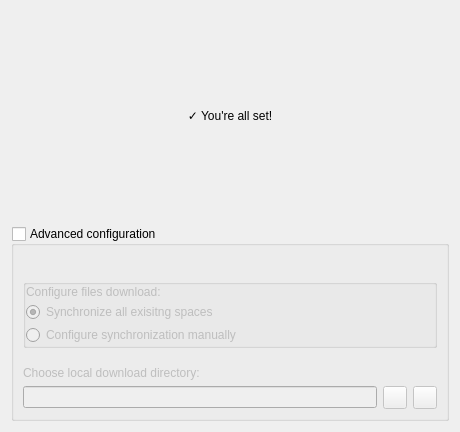
<?xml version="1.0" encoding="UTF-8"?>
<ui version="4.0">
 <class>AccountConfiguredWizardPage</class>
 <widget class="QWidget" name="AccountConfiguredWizardPage">
  <property name="geometry">
   <rect>
    <x>0</x>
    <y>0</y>
    <width>460</width>
    <height>432</height>
   </rect>
  </property>
  <layout class="QVBoxLayout" name="verticalLayout">
   <item>
    <spacer name="verticalSpacer">
     <property name="orientation">
      <enum>Qt::Orientation::Vertical</enum>
     </property>
     <property name="sizeType">
      <enum>QSizePolicy::Policy::MinimumExpanding</enum>
     </property>
     <property name="sizeHint" stdset="0">
      <size>
       <width>20</width>
       <height>20</height>
      </size>
     </property>
    </spacer>
   </item>
   <item>
    <widget class="QLabel" name="youreAllSetLabel">
     <property name="text">
      <string>✓ You're all set!</string>
     </property>
     <property name="alignment">
      <set>Qt::AlignmentFlag::AlignCenter</set>
     </property>
    </widget>
   </item>
   <item>
    <spacer name="verticalSpacer_2">
     <property name="orientation">
      <enum>Qt::Orientation::Vertical</enum>
     </property>
     <property name="sizeType">
      <enum>QSizePolicy::Policy::MinimumExpanding</enum>
     </property>
     <property name="sizeHint" stdset="0">
      <size>
       <width>20</width>
       <height>20</height>
      </size>
     </property>
    </spacer>
   </item>
   <item>
    <widget class="QGroupBox" name="advancedConfigGroupBox">
     <property name="enabled">
      <bool>true</bool>
     </property>
     <property name="sizePolicy">
      <sizepolicy hsizetype="Preferred" vsizetype="Maximum">
       <horstretch>0</horstretch>
       <verstretch>0</verstretch>
      </sizepolicy>
     </property>
     <property name="title">
      <string>Advanced configuration</string>
     </property>
     <property name="flat">
      <bool>false</bool>
     </property>
     <property name="checkable">
      <bool>true</bool>
     </property>
     <property name="checked">
      <bool>false</bool>
     </property>
     <layout class="QHBoxLayout" name="horizontalLayout">
      <property name="spacing">
       <number>60</number>
      </property>
      <property name="leftMargin">
       <number>0</number>
      </property>
      <property name="topMargin">
       <number>24</number>
      </property>
      <property name="rightMargin">
       <number>0</number>
      </property>
      <property name="bottomMargin">
       <number>0</number>
      </property>
      <item>
       <widget class="QWidget" name="advancedConfigGroupBoxContentWidget" native="true">
        <layout class="QVBoxLayout" name="verticalLayout_4">
         <property name="spacing">
          <number>18</number>
         </property>
         <property name="leftMargin">
          <number>9</number>
         </property>
         <property name="topMargin">
          <number>9</number>
         </property>
         <property name="rightMargin">
          <number>9</number>
         </property>
         <property name="bottomMargin">
          <number>9</number>
         </property>
         <item>
          <widget class="QGroupBox" name="syncModeGroupBox">
           <property name="title">
            <string/>
           </property>
           <property name="flat">
            <bool>true</bool>
           </property>
           <layout class="QVBoxLayout" name="syncModeGroupBoxLayout">
            <property name="spacing">
             <number>3</number>
            </property>
            <property name="leftMargin">
             <number>0</number>
            </property>
            <property name="topMargin">
             <number>0</number>
            </property>
            <property name="rightMargin">
             <number>0</number>
            </property>
            <property name="bottomMargin">
             <number>0</number>
            </property>
            <item>
             <widget class="QLabel" name="label">
              <property name="text">
               <string>Configure files download:</string>
              </property>
             </widget>
            </item>
            <item>
             <widget class="QRadioButton" name="syncEverythingRadioButton">
              <property name="text">
               <string>Synchronize all exisitng spaces</string>
              </property>
              <property name="checked">
               <bool>true</bool>
              </property>
             </widget>
            </item>
            <item>
             <widget class="QRadioButton" name="configureSyncManuallyRadioButton">
              <property name="toolTip">
               <string>After completing this wizard, you can set up folder synchronization manually.</string>
              </property>
              <property name="text">
               <string>Configure synchronization manually</string>
              </property>
             </widget>
            </item>
           </layout>
          </widget>
         </item>
         <item>
          <widget class="QGroupBox" name="localDirectoryGroupBox">
           <property name="sizePolicy">
            <sizepolicy hsizetype="Preferred" vsizetype="Minimum">
             <horstretch>0</horstretch>
             <verstretch>0</verstretch>
            </sizepolicy>
           </property>
           <property name="styleSheet">
            <string notr="true">QGroupBox {border:0;}</string>
           </property>
           <property name="title">
            <string notr="true"/>
           </property>
           <property name="flat">
            <bool>true</bool>
           </property>
           <layout class="QVBoxLayout" name="verticalLayout_2">
            <property name="leftMargin">
             <number>0</number>
            </property>
            <property name="topMargin">
             <number>0</number>
            </property>
            <property name="rightMargin">
             <number>0</number>
            </property>
            <property name="bottomMargin">
             <number>0</number>
            </property>
            <item>
             <widget class="QLabel" name="chooseLocalDownloadDirectoryLabel">
              <property name="text">
               <string>Choose local download directory:</string>
              </property>
             </widget>
            </item>
            <item>
             <layout class="QHBoxLayout" name="horizontalLayout_3">
              <item>
               <widget class="QLineEdit" name="localDirectoryLineEdit"/>
              </item>
              <item>
               <widget class="QToolButton" name="chooseLocalDirectoryButton">
                <property name="text">
                 <string notr="true"/>
                </property>
                <property name="icon">
                 <iconset>
                  <normaloff>:/client/resources/core/more.svg</normaloff>:/client/resources/core/more.svg</iconset>
                </property>
               </widget>
              </item>
              <item>
               <widget class="QToolButton" name="resetLocalDirectoryButton">
                <property name="toolTip">
                 <string>Restore default value</string>
                </property>
                <property name="text">
                 <string/>
                </property>
                <property name="icon">
                 <iconset>
                  <normaloff>:/client/resources/core/undo.svg</normaloff>:/client/resources/core/undo.svg</iconset>
                </property>
               </widget>
              </item>
             </layout>
            </item>
           </layout>
          </widget>
         </item>
        </layout>
       </widget>
      </item>
     </layout>
    </widget>
   </item>
  </layout>
 </widget>
 <resources>
  <include location="../../../resources/client.qrc"/>
 </resources>
 <connections/>
</ui>
